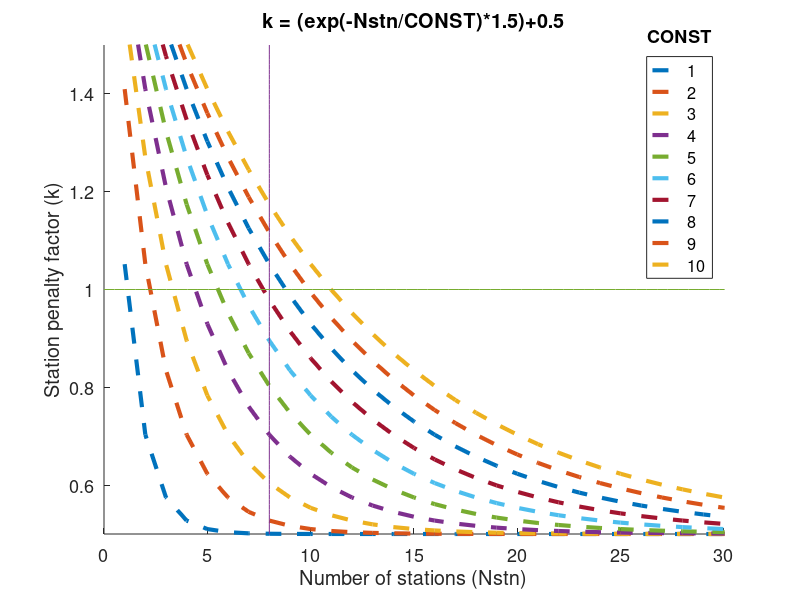

This chart was generated by the following MATLAB code:
clear all
close all

Nmax = 50;
N = [1:Nmax];
max_penalty = 1.5;
min_penalty = 0.5;
N_threshold = 8;
font_size = 13;

figure; hold on

for ii = 1:1:10
    %k = (1 - (2/pi)*atan(N/ii));
    %k = (1 - (2/pi)*atan(N/ii))*ii;
    %k = (1 - (2/pi)*atan(N))*ii;
    k(ii,:) = (exp(-N/ii)* (1+min_penalty))+ min_penalty;
end
plot(N,k,'--','LineWidth',3);
set(gca,'fontsize',font_size) 
xlabel('Number of stations (Nstn)');
ylabel('Station penalty factor (k)');
title('k = (exp(-Nstn/CONST)*1.5)+0.5');
x1 = N_threshold*ones(1,100);
y1 = linspace(min_penalty,max_penalty,100);
y2 = ones(1,100);
x2 =linspace(0,Nmax,100);
hold on
plot(x1,y1);
plot(x2,y2);
axis ([0 30 min_penalty max_penalty]);

h = legend('1','2','3','4','5','6','7','8','9','10');
v = get(h,'title');
set(v,'string','CONST','fontsize',font_size);